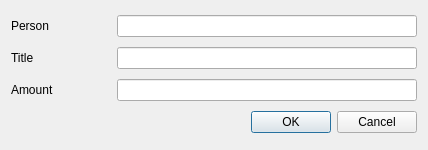
<?xml version="1.0" encoding="UTF-8"?>
<ui version="4.0">
 <class>TransactionForm</class>
 <widget class="QDialog" name="TransactionForm">
  <property name="geometry">
   <rect>
    <x>0</x>
    <y>0</y>
    <width>426</width>
    <height>150</height>
   </rect>
  </property>
  <property name="maximumSize">
   <size>
    <width>16777215</width>
    <height>150</height>
   </size>
  </property>
  <property name="windowTitle">
   <string>Contact Manager - Transaction</string>
  </property>
  <property name="accessibleName">
   <string>Contact Manager Transaction</string>
  </property>
  <property name="accessibleDescription">
   <string>Contact Manager Transaction</string>
  </property>
  <layout class="QVBoxLayout" name="verticalLayout">
   <item>
    <layout class="QHBoxLayout" name="horizontalLayout">
     <item>
      <widget class="QLabel" name="PersonLabel">
       <property name="minimumSize">
        <size>
         <width>100</width>
         <height>0</height>
        </size>
       </property>
       <property name="text">
        <string>Person</string>
       </property>
      </widget>
     </item>
     <item>
      <widget class="QLineEdit" name="lineEditPerson">
       <property name="minimumSize">
        <size>
         <width>300</width>
         <height>0</height>
        </size>
       </property>
       <property name="readOnly">
        <bool>true</bool>
       </property>
      </widget>
     </item>
    </layout>
   </item>
   <item>
    <layout class="QHBoxLayout" name="horizontalLayout_2">
     <item>
      <widget class="QLabel" name="TitleLabel">
       <property name="minimumSize">
        <size>
         <width>100</width>
         <height>0</height>
        </size>
       </property>
       <property name="text">
        <string>Title</string>
       </property>
      </widget>
     </item>
     <item>
      <widget class="QLineEdit" name="lineEditTitle"/>
     </item>
    </layout>
   </item>
   <item>
    <layout class="QHBoxLayout" name="horizontalLayout_3">
     <item>
      <widget class="QLabel" name="AmountLabel">
       <property name="minimumSize">
        <size>
         <width>100</width>
         <height>0</height>
        </size>
       </property>
       <property name="text">
        <string>Amount</string>
       </property>
      </widget>
     </item>
     <item>
      <widget class="QLineEdit" name="lineEditAmount"/>
     </item>
    </layout>
   </item>
   <item>
    <widget class="QDialogButtonBox" name="buttonBox">
     <property name="orientation">
      <enum>Qt::Horizontal</enum>
     </property>
     <property name="standardButtons">
      <set>QDialogButtonBox::Cancel|QDialogButtonBox::Ok</set>
     </property>
    </widget>
   </item>
  </layout>
 </widget>
 <tabstops>
  <tabstop>lineEditPerson</tabstop>
  <tabstop>lineEditTitle</tabstop>
  <tabstop>lineEditAmount</tabstop>
 </tabstops>
 <resources/>
 <connections>
  <connection>
   <sender>buttonBox</sender>
   <signal>accepted()</signal>
   <receiver>TransactionForm</receiver>
   <slot>accept()</slot>
   <hints>
    <hint type="sourcelabel">
     <x>248</x>
     <y>254</y>
    </hint>
    <hint type="destinationlabel">
     <x>157</x>
     <y>274</y>
    </hint>
   </hints>
  </connection>
  <connection>
   <sender>buttonBox</sender>
   <signal>rejected()</signal>
   <receiver>TransactionForm</receiver>
   <slot>reject()</slot>
   <hints>
    <hint type="sourcelabel">
     <x>316</x>
     <y>260</y>
    </hint>
    <hint type="destinationlabel">
     <x>286</x>
     <y>274</y>
    </hint>
   </hints>
  </connection>
 </connections>
</ui>
